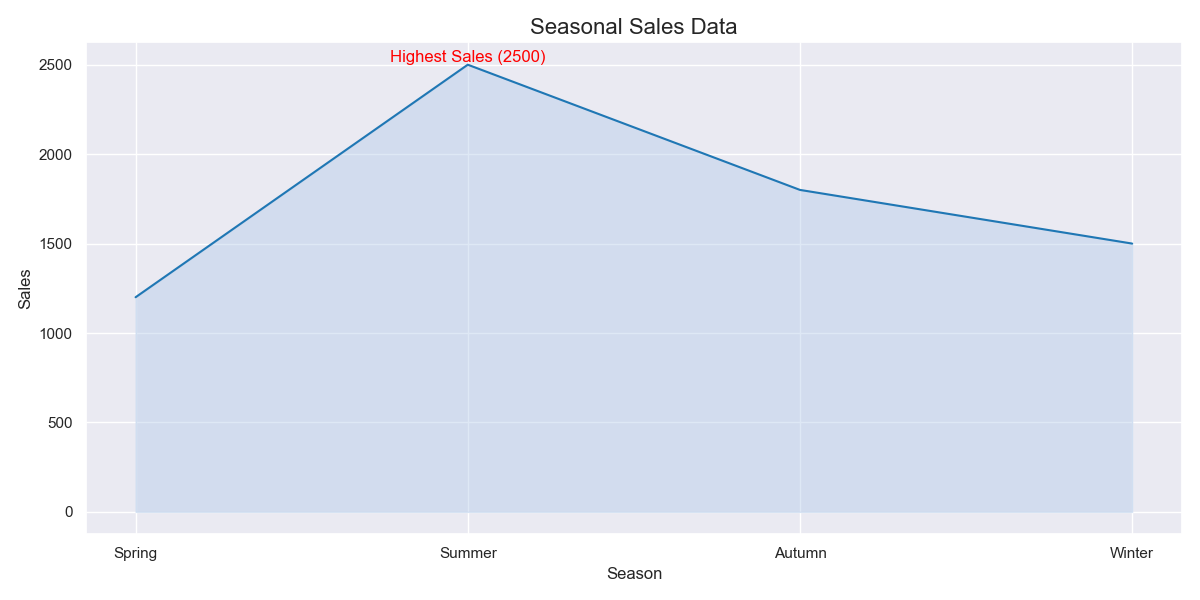

This chart was generated by the following Python code:
import seaborn as sns
import pandas as pd
import matplotlib.pyplot as plt

data = {
    'Season': ['Spring', 'Summer', 'Autumn', 'Winter'],
    'Sales': [1200, 2500, 1800, 1500]
}
df = pd.DataFrame(data)

df['Season'] = pd.Categorical(df['Season'], categories=data['Season'], ordered=True)

sns.set_theme()

plt.figure(figsize=(12, 6))
area_chart = sns.lineplot(data=df, x='Season', y='Sales', sort=False, color='#1f77b4')
area_chart.fill_between(df['Season'], df['Sales'], alpha=0.4, color='#aec7e8')

plt.text(x='Summer', y=2500, s='Highest Sales (2500)', color='red', va='bottom', ha='center')

plt.title('Seasonal Sales Data', fontsize=16)
plt.xlabel('Season')
plt.ylabel('Sales')

plt.tight_layout()
plt.show()
